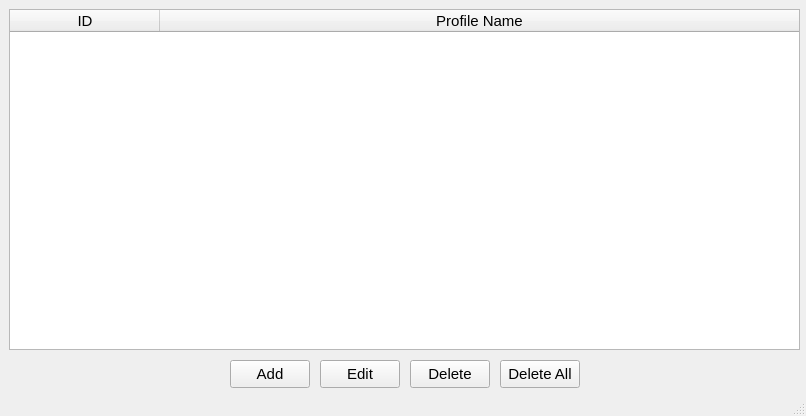
<?xml version="1.0" encoding="UTF-8"?>
<ui version="4.0">
 <class>formProfileManager</class>
 <widget class="QMainWindow" name="formProfileManager">
  <property name="geometry">
   <rect>
    <x>0</x>
    <y>0</y>
    <width>806</width>
    <height>416</height>
   </rect>
  </property>
  <property name="font">
   <font>
    <pointsize>11</pointsize>
   </font>
  </property>
  <property name="windowTitle">
   <string>Profile Manager</string>
  </property>
  <widget class="QWidget" name="centralwidget">
   <widget class="QPushButton" name="btnAdd">
    <property name="geometry">
     <rect>
      <x>230</x>
      <y>360</y>
      <width>80</width>
      <height>28</height>
     </rect>
    </property>
    <property name="font">
     <font>
      <pointsize>11</pointsize>
     </font>
    </property>
    <property name="text">
     <string>Add</string>
    </property>
    <property name="icon">
     <iconset>
      <selectedon>../../images/24x24/add_24x24.png</selectedon>
     </iconset>
    </property>
   </widget>
   <widget class="QPushButton" name="btnEdit">
    <property name="geometry">
     <rect>
      <x>320</x>
      <y>360</y>
      <width>80</width>
      <height>28</height>
     </rect>
    </property>
    <property name="text">
     <string>Edit</string>
    </property>
    <property name="icon">
     <iconset>
      <selectedon>../../images/edit.png</selectedon>
     </iconset>
    </property>
   </widget>
   <widget class="QPushButton" name="btnDelete">
    <property name="geometry">
     <rect>
      <x>410</x>
      <y>360</y>
      <width>80</width>
      <height>28</height>
     </rect>
    </property>
    <property name="text">
     <string>Delete</string>
    </property>
    <property name="icon">
     <iconset>
      <selectedon>../../images/24x24/trash_24x24.png</selectedon>
     </iconset>
    </property>
   </widget>
   <widget class="QPushButton" name="btnDeleteAll">
    <property name="geometry">
     <rect>
      <x>500</x>
      <y>360</y>
      <width>80</width>
      <height>28</height>
     </rect>
    </property>
    <property name="text">
     <string>Delete All</string>
    </property>
    <property name="icon">
     <iconset>
      <selectedon>../../images/24x24/trash-circle-red-5121.png</selectedon>
     </iconset>
    </property>
   </widget>
   <widget class="QTableWidget" name="tbProfile">
    <property name="geometry">
     <rect>
      <x>9</x>
      <y>9</y>
      <width>791</width>
      <height>341</height>
     </rect>
    </property>
    <property name="rowCount">
     <number>0</number>
    </property>
    <property name="columnCount">
     <number>2</number>
    </property>
    <attribute name="horizontalHeaderDefaultSectionSize">
     <number>150</number>
    </attribute>
    <attribute name="horizontalHeaderStretchLastSection">
     <bool>true</bool>
    </attribute>
    <attribute name="verticalHeaderVisible">
     <bool>false</bool>
    </attribute>
    <column>
     <property name="text">
      <string>ID</string>
     </property>
    </column>
    <column>
     <property name="text">
      <string>Profile Name</string>
     </property>
    </column>
   </widget>
  </widget>
  <widget class="QStatusBar" name="statusbar"/>
 </widget>
 <resources/>
 <connections>
  <connection>
   <sender>tbProfile</sender>
   <signal>itemDoubleClicked(QTableWidgetItem*)</signal>
   <receiver>btnEdit</receiver>
   <slot>click()</slot>
   <hints>
    <hint type="sourcelabel">
     <x>402</x>
     <y>201</y>
    </hint>
    <hint type="destinationlabel">
     <x>244</x>
     <y>367</y>
    </hint>
   </hints>
  </connection>
 </connections>
</ui>
